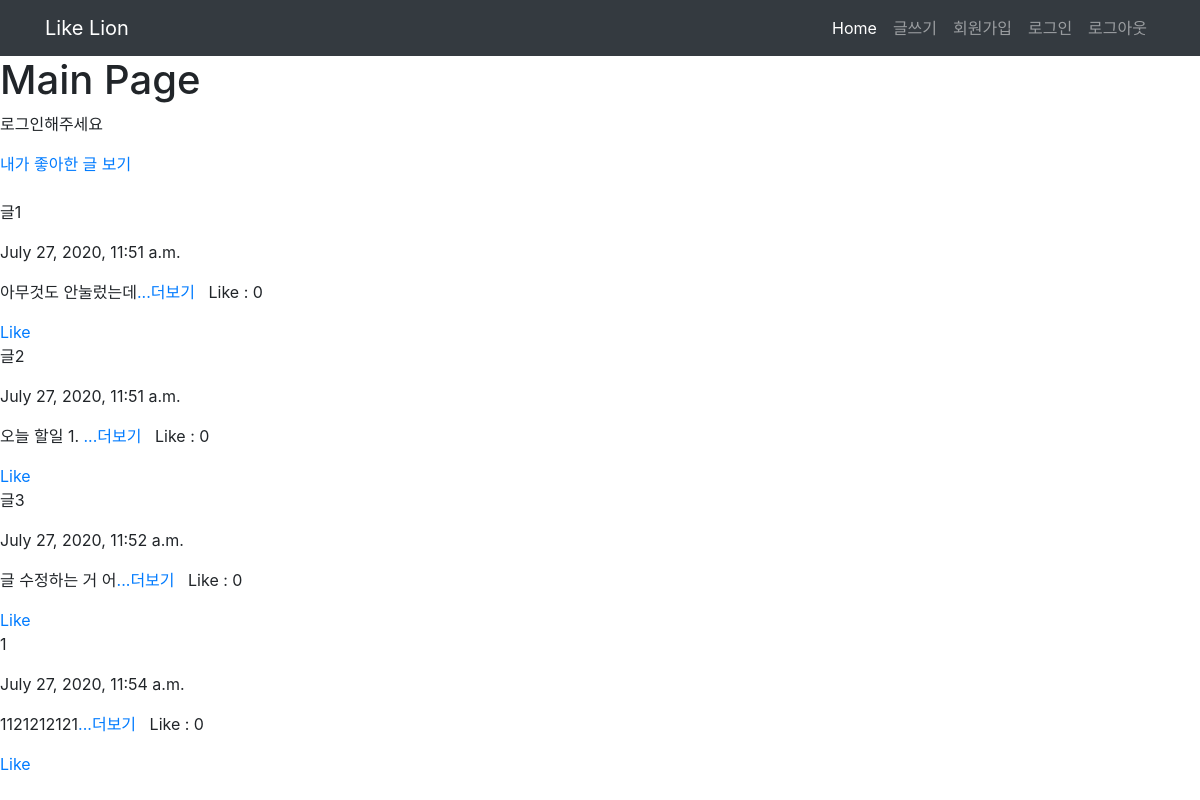
The page / on the database its author committed.
### main/models.py (models this page shows, shortened)
class Blog(models.Model):
    title = models.CharField(max_length=200)
    date = models.DateTimeField('date published')
    body = models.TextField()
    like_number = models.PositiveIntegerField(default=0)
    def summary(self):
        return self.body [:10]

### main/views.py (the view)
# urls.py: path('', main.views.main, name="main"),
def main(request):
    blog = Blog.objects
    text = ""
    if request.user.is_authenticated:
        txt_prime = Account.objects.get(user=request.user)
        text = txt_prime.nickname + "님 안녕하세요!"
    else:
        text = "로그인해주세요"
    return render(request, 'main.html', {'blog':blog, 'txt':text})

### main/templates/main.html
{% extends 'base.html' %}
{% block contents %}
<h1>Main Page</h1>
<p>{{txt}}</p>
    <a href="{% url 'other' %}">내가 좋아한 글 보기</a>
    <br><br>
    {% for blog in blog.all%}
    <p>{{blog.title}}</p>
    <p>{{blog.date}}</p>
    <p>{{blog.summary}}<a href="{% url 'detail' blog.id%}">...더보기</a> &nbsp; Like : {{blog.like_number}}</p>
    <a href="{% url 'like' blog.id %}">
        {% if blog in account.post_like.all %}
        취소
        {% else %}
        Like
        {% endif %}
    </a>
    {% endfor %}
    {% endblock %}

### main/templates/base.html (shortened to what this page needs)
<!DOCTYPE html>
<html>
<head>
    <link rel="stylesheet" href="https://stackpath.bootstrapcdn.com/bootstrap/4.5.0/css/bootstrap.min.css">
</head>
<body>
    <nav class="navbar navbar-expand-lg navbar-dark bg-dark">
        <div class="container">
        <a class="navbar-brand" href="{% url 'main' %}">Like Lion</a>
        <div class="collapse navbar-collapse" id="navbarNavAltMarkup">
        <div class="navbar-nav ml-auto">
        <a class="nav-item nav-link active" href="{% url 'main' %}">Home</span></a>
        <a class="nav-item nav-link" href="{% url 'news' %}">글쓰기</a>
        <a class="nav-item nav-link" href="{% url 'signup' %}">회원가입</a>
        <a class="nav-item nav-link" href="{% url 'login' %}">로그인</a>
        <a class="nav-item nav-link" href="{% url 'logout' %}">로그아웃</a>
        </div>
        </div>
        </div>
    </nav>
    {% block contents %}
    {% endblock %}
    </body>

### rows shown on the page
Blog: title "글1", date "July 27, 2020, 11:51 a.m.", summary "아무것도 안눌렀는데", like_number "0"
Blog: title "글2", date "July 27, 2020, 11:51 a.m.", summary "오늘 할일 1.", like_number "0"
Blog: title "글3", date "July 27, 2020, 11:52 a.m.", summary "글 수정하는 거 어", like_number "0"
Blog: title "1", date "July 27, 2020, 11:54 a.m.", summary "1121212121", like_number "0"

### other values the page prints
{{ txt }} "로그인해주세요"
